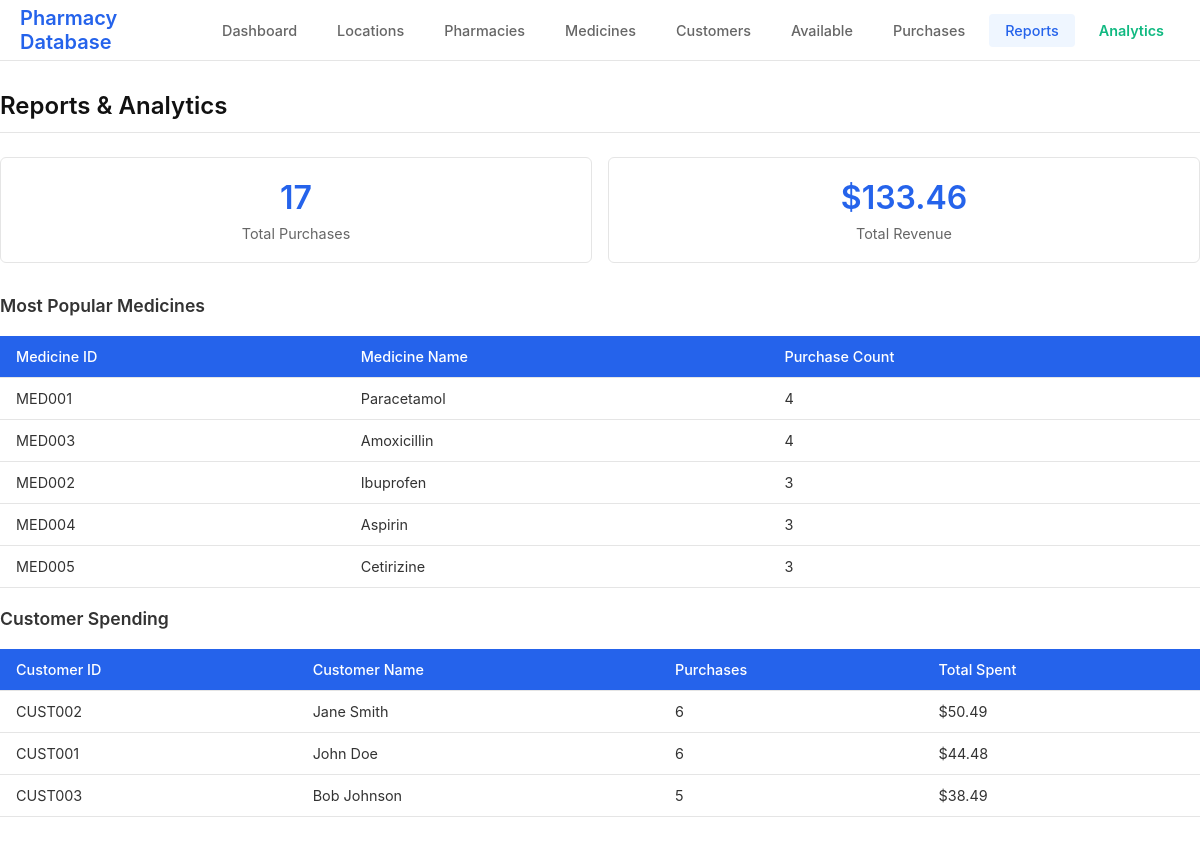
Page /reports on the committed database.
### tables this page shows
CREATE TABLE medicine (
            med_id TEXT PRIMARY KEY,
            med_name TEXT NOT NULL,
            cost REAL NOT NULL,
            dosage_mg INTEGER NOT NULL
        );

CREATE TABLE customer (
            cust_id TEXT PRIMARY KEY,
            name TEXT NOT NULL,
            age INTEGER,
            address TEXT,
            phone TEXT,
            pharmacy_id TEXT,
            FOREIGN KEY (pharmacy_id) REFERENCES pharmacy(pharmacy_id)
        );

### app.py (the view)
@app.route('/reports')
def reports():
    conn = get_connection()
    cursor = conn.cursor()
    cursor.execute('''
        SELECT COUNT(*) as total_purchases, SUM(m.cost) as total_revenue
        FROM purchase p
        JOIN medicine m ON p.med_id = m.med_id
    ''')
    sales = cursor.fetchone()
    cursor.execute('''
        SELECT m.med_id, m.med_name, COUNT(*) as purchase_count
        FROM purchase p
        JOIN medicine m ON p.med_id = m.med_id
        GROUP BY m.med_id, m.med_name
        ORDER BY purchase_count DESC
    ''')
    popular = cursor.fetchall()
    cursor.execute('''
        SELECT c.cust_id, c.name, COUNT(*) as purchase_count, SUM(m.cost) as total_spent
        FROM purchase p
        JOIN customer c ON p.cust_id = c.cust_id
        JOIN medicine m ON p.med_id = m.med_id
        GROUP BY c.cust_id, c.name
        ORDER BY total_spent DESC
    ''')
    customer_spending = cursor.fetchall()
    conn.close()
    return render_template('reports.html', sales=sales, popular=popular, customer_spending=customer_spending)

### app.py (called while the page is built)
def get_connection():
    conn = sqlite3.connect(DB_PATH)
    conn.row_factory = sqlite3.Row
    return conn

### templates/reports.html (shortened to what this page needs)
{% extends "base.html" %}
{% block content %}
<h2>Reports & Analytics</h2>
<div class="stats-grid">
    <div class="stat-card">
        <h3>{{ sales.total_purchases if sales.total_purchases else 0 }}</h3>
        <p>Total Purchases</p>
    </div>
    <div class="stat-card">
        <h3>${{ "%.2f"|format(sales.total_revenue) if sales.total_revenue else "0.00" }}</h3>
        <p>Total Revenue</p>
    </div>
</div>
<h3>Most Popular Medicines</h3>
<table>
    <thead>
        <tr>
            <th>Medicine ID</th>
            <th>Medicine Name</th>
            <th>Purchase Count</th>
        </tr>
    </thead>
    <tbody>
        {% for med in popular %}
        <tr>
            <td>{{ med.med_id }}</td>
            <td>{{ med.med_name }}</td>
            <td>{{ med.purchase_count }}</td>
        </tr>
        {% endfor %}
    </tbody>
</table>
<h3>Customer Spending</h3>
<table>
    <thead>
        <tr>
            <th>Customer ID</th>
            <th>Customer Name</th>
            <th>Purchases</th>
            <th>Total Spent</th>
        </tr>
    </thead>
    <tbody>
        {% for cust in customer_spending %}
        <tr>
            <td>{{ cust.cust_id }}</td>
            <td>{{ cust.name }}</td>
            <td>{{ cust.purchase_count }}</td>
            <td>${{ "%.2f"|format(cust.total_spent) }}</td>
        </tr>
        {% endfor %}
    </tbody>
</table>
{% endblock %}

### templates/base.html (style rules this page uses)
* { margin: 0; padding: 0; box-sizing: border-box; }
body { font-family: -apple-system, BlinkMacSystemFont, 'Segoe UI', Roboto, 'Helvetica Neue', Arial, sans-serif; background-color: #ffffff; color: #333; min-height: 100vh; }
h2 { font-size: 1.5rem; font-weight: 600; color: #111; margin-bottom: 24px; padding-bottom: 12px; border-bottom: 1px solid #e5e5e5; }
h3 { font-size: 1.1rem; font-weight: 600; color: #333; margin-bottom: 16px; }
table { width: 100%; border-collapse: collapse; margin: 20px 0; font-size: 0.9rem; }
th, td { padding: 12px 16px; text-align: left; border-bottom: 1px solid #e5e5e5; }
th { background-color: #2563eb; color: white; font-weight: 500; }
.stats-grid { display: grid; grid-template-columns: repeat(auto-fit, minmax(180px, 1fr)); gap: 16px; margin-bottom: 32px; }
.stat-card { background-color: #ffffff; border: 1px solid #e5e5e5; padding: 20px; border-radius: 6px; text-align: center; }
.stat-card h3 { font-size: 2rem; font-weight: 600; color: #2563eb; margin-bottom: 8px; }
.stat-card p { font-size: 0.9rem; color: #666; }

### rows in the picture
medicine: med_id "MED001", med_name "Paracetamol", purchase_count "4"
medicine: med_id "MED003", med_name "Amoxicillin", purchase_count "4"
medicine: med_id "MED002", med_name "Ibuprofen", purchase_count "3"
medicine: med_id "MED004", med_name "Aspirin", purchase_count "3"
medicine: med_id "MED005", med_name "Cetirizine", purchase_count "3"
customer: cust_id "CUST002", name "Jane Smith", purchase_count "6", total_spent "50.49"
customer: cust_id "CUST001", name "John Doe", purchase_count "6", total_spent "44.48"
customer: cust_id "CUST003", name "Bob Johnson", purchase_count "5", total_spent "38.49"

### other values in the picture
{{ sales.total_purchases if sales.total_purchases else 0 }} "17"
{{ "%.2f"|format(sales.total_revenue) if sales.total_revenue else "0.00" }} "133.46"
